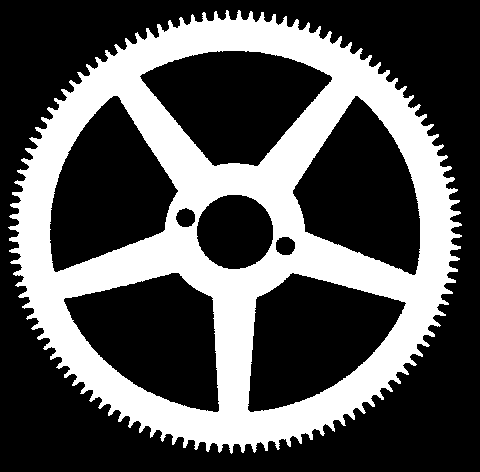
#> input picture TestImages/TestImages/wheel.png, 480 x 472 px, found by its file name
$ python exercise_s1c.py
#> lines starting #> are read from the running program, lines starting #| are printed output that depends on the picture; after the words box and inside, x2 and y2 are one past the last pixel; in counts of white or black regions, pixels touching at a corner belong together
import cv2
import numpy as np
import matplotlib.pyplot as plt
import sys
from collections import deque
import os


def flood_fill_queue(image, visited, label_map, x, y, label, connectivity):

    queue = deque([(x, y)])
    h, w = image.shape
    gray_value = image[x, y]  # 当前区域的灰度值

    # 定义邻居（8-连通 或 4-连通）
    if connectivity == 8:
        neighbors = [(-1, -1), (-1, 0), (-1, 1),
                     (0, -1),         (0, 1),
                     (1, -1), (1, 0), (1, 1)]
    else:  # 4-连通性
        neighbors = [(-1, 0), (1, 0), (0, -1), (0, 1)]

    while queue:
        cx, cy = queue.popleft()
        if visited[cx, cy]:  # 如果已访问，跳过
            continue

        visited[cx, cy] = True  # 标记访问
        label_map[cx, cy] = label  # 赋予新标签

        # 遍历邻居
        for dx, dy in neighbors:
            nx, ny = cx + dx, cy + dy
            if 0 <= nx < h and 0 <= ny < w:
                if not visited[nx, ny] and image[nx, ny] == gray_value:
                    queue.append((nx, ny))  # 加入队列，继续搜索

def count_flat_zones_queue(input_txt, input_pgm):


    # 读取连通性参数（4 或 8）
    # if input_txt is a file, read the connectivity from the file
    if os.path.isfile(input_txt):

        with open(input_txt, 'r') as f:
            connectivity = int(f.readline().strip())
    # if input_txt is a integer, use the integer as the connectivity
    else:
        connectivity = int(input_txt)

    if connectivity not in [4, 8]:
        print("Error: Connectivity must be 4 or 8.")
        sys.exit(1)

    # if input_pgm has been read, use the image
    if isinstance(input_pgm, np.ndarray):
        image = input_pgm

    else:
    # 读取 PGM 图像
        image = cv2.imread(input_pgm, cv2.IMREAD_GRAYSCALE)
    if image is None:
        print("Error: Unable to read the image.")
        sys.exit(1)

    h, w = image.shape
    visited = np.zeros((h, w), dtype=bool)  # 访问标记
    label_map = np.zeros((h, w), dtype=np.int32)  # 记录连通区域
    label = 0  # 当前标签计数

    # 遍历图像像素
    for i in range(h):
        for j in range(w):
            if not visited[i, j]:  # 如果未访问过
                label += 1  # 分配新标签
                flood_fill_queue(image, visited, label_map, i, j, label, connectivity)


    print(f"Flat Zones Count: {label} (Connectivity={connectivity})")

def get_kernel(size: int):
    l = 2*size+1
    return np.ones((l, l), np.uint8)


def count_wheel_teeth(image_path):
    # 读取图像
#> called with image_path = 'TestImages/TestImages/wheel.png'
    image = cv2.imread(image_path, cv2.IMREAD_GRAYSCALE)
#> image: shape (472, 480); 33% white; 1 white region, box (x1, y1, x2, y2) and area: (8, 10, 462, 454) 74853
    if image is None:
        raise ValueError("could not read input image, please check the path")
    _, image = cv2.threshold(image, 20, 255, cv2.THRESH_BINARY) # threshold image to binary

    # 进行高斯模糊，减少噪声
    dilatedImg = cv2.dilate(image, get_kernel(1))
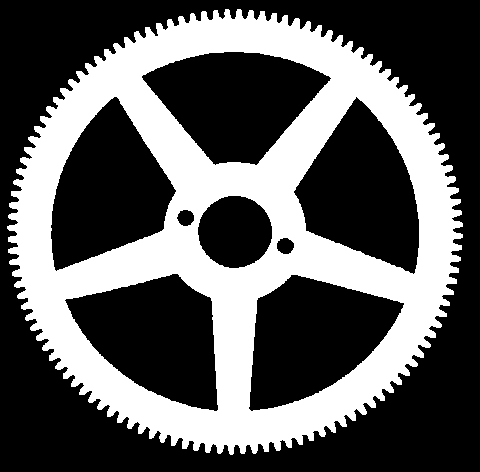
#> dilatedImg: shape (472, 480); 36.3% white; 1 white region, box (x1, y1, x2, y2) and area: (7, 9, 463, 455) 82300
    erodedImg = cv2.erode(dilatedImg, get_kernel(5))
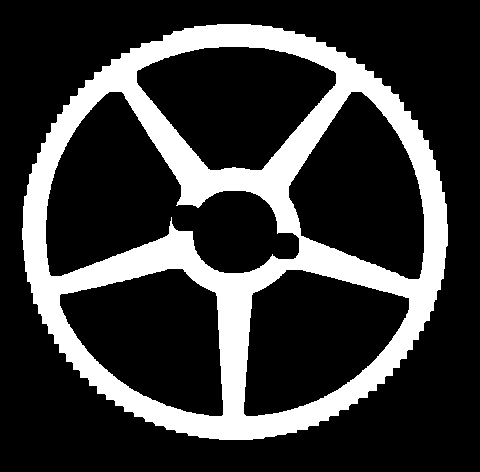
#> erodedImg: shape (472, 480); 22.2% white; 1 white region, box (x1, y1, x2, y2) and area: (22, 24, 448, 440) 50340
    teeth = image - erodedImg
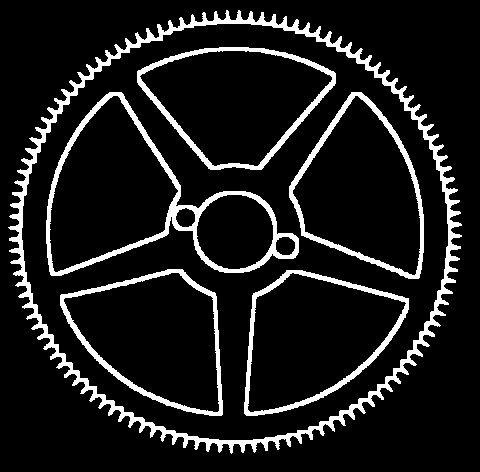
#> teeth: shape (472, 480); 10.8% white; 6 white regions


    # 轮廓检测
    contours, _ = cv2.findContours(teeth, cv2.RETR_EXTERNAL, cv2.CHAIN_APPROX_SIMPLE)
#> contours = 1 contour; box (x1, y1, x2, y2) and area: (8, 10, 462, 454) 147990
    teeth.fill(0)
#> teeth: shape (472, 480); 10.82% of pixels changed, all inside (x1, y1, x2, y2) = (8, 10, 462, 454)
    cv2.drawContours(teeth, contours, -1, 255, 1)
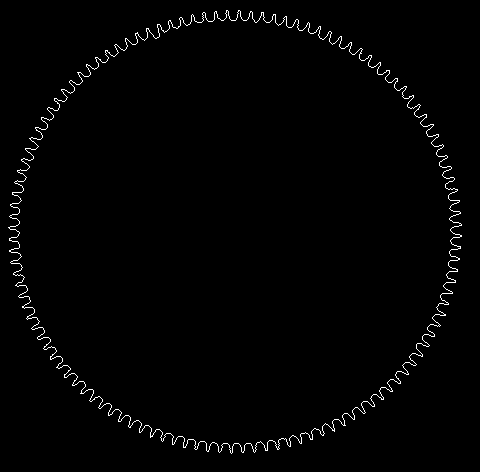
#> teeth: shape (472, 480); 1.2% white in thin lines or dots, all inside (x1, y1, x2, y2) = (8, 10, 462, 454)
    teeth = cv2.dilate(teeth, get_kernel(2))
#> teeth: shape (472, 480); 7.2% white; 1 white region, box (x1, y1, x2, y2) and area: (6, 8, 464, 456) 16425
    teeth = cv2.erode(teeth, get_kernel(2))
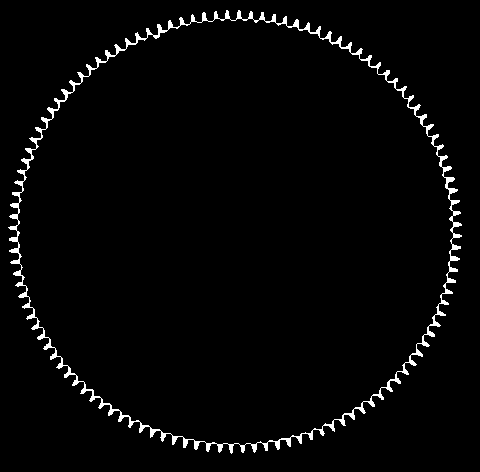
#> teeth: shape (472, 480); 2.4% white; 1 white region, box (x1, y1, x2, y2) and area: (8, 10, 462, 454) 5489
    otherimg = cv2.dilate(image, get_kernel(3))
#> otherimg: shape (472, 480); 42.4% white; 1 white region, box (x1, y1, x2, y2) and area: (5, 7, 465, 457) 96053
    otherimg = cv2.erode(otherimg, get_kernel(4))
#> otherimg: shape (472, 480); 32% white; 1 white region, box (x1, y1, x2, y2) and area: (10, 12, 460, 452) 72448
    otherimg = cv2.morphologyEx(otherimg, cv2.MORPH_OPEN, get_kernel(10))
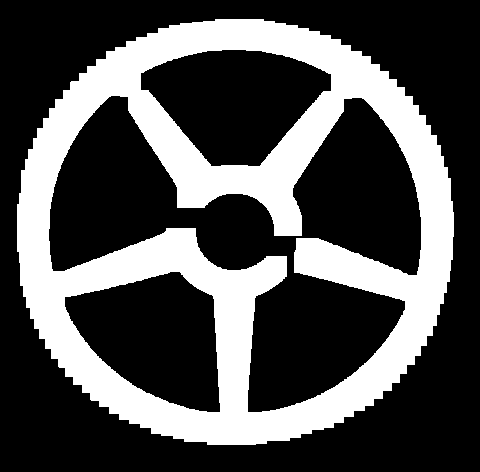
#> otherimg: shape (472, 480); 31.3% white; 1 white region, box (x1, y1, x2, y2) and area: (17, 19, 454, 445) 70914

    teeth = cv2.subtract(teeth, otherimg)
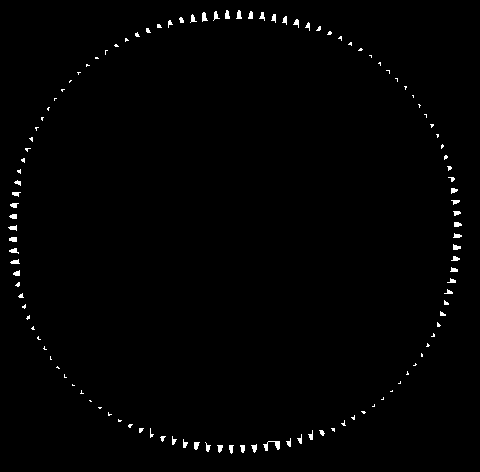
#> teeth: shape (472, 480); 0.93% white; 119 white regions (72 under 20 px), largest, box (x1, y1, x2, y2) and area: (263, 441, 280, 451) 73, (202, 12, 208, 22) 39, (236, 10, 242, 19) 36


    plt.figure(figsize=(12, 6))
    plt.subplot(1, 2, 1), plt.imshow(image, cmap='gray'), plt.title('Original Image')
    plt.subplot(1, 2, 2), plt.imshow(teeth, cmap='gray'), plt.title('Extracted Teeth')
    plt.show()


    flat_zones = count_flat_zones_queue(8, teeth)
#> the loop in count_flat_zones_queue, `for i in range(h):` made 472 passes
#> after the loop in count_flat_zones_queue, `for i in range(h):`: label = 120
#| Flat Zones Count: 120 (Connectivity=8)


    return flat_zones

# 示例调用

wheel_teeth = count_wheel_teeth("TestImages/TestImages/wheel.png")
